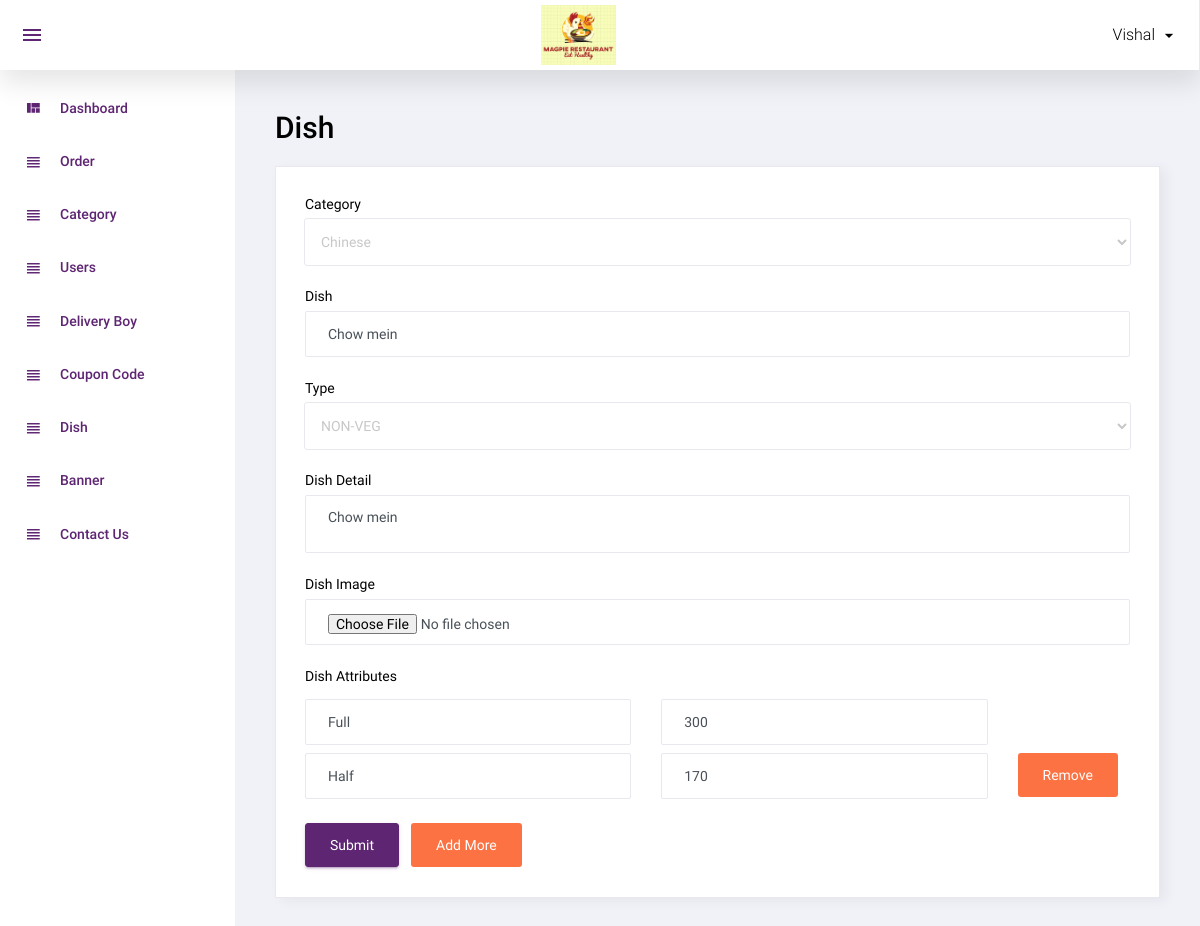
/admin/manage_dish.php?id=3 (signed in), run on the app's committed database.
### tables this page shows
CREATE TABLE `dish` (
  `id` int(11) NOT NULL,
  `category_id` int(11) NOT NULL,
  `dish` varchar(100) NOT NULL,
  `dish_detail` text NOT NULL,
  `image` varchar(100) NOT NULL,
  `type` enum('veg','non-veg') NOT NULL,
  `status` int(11) NOT NULL,
  `added_on` datetime NOT NULL
);

CREATE TABLE `dish_details` (
  `id` int(11) NOT NULL,
  `dish_id` int(11) NOT NULL,
  `attribute` varchar(100) NOT NULL,
  `price` int(11) NOT NULL,
  `status` int(11) NOT NULL,
  `added_on` datetime NOT NULL
);

### function.inc.php (called while the page is built, shortened)
<?php
function get_safe_value($str)
{
  global $con;
  $str = mysqli_real_escape_string($con, $str);
  return $str;
}
?>

### admin/manage_dish.php (the view, shortened to what this page needs)
<?php
include('top.php');
$category_id = "";
$dish = "";
$dish_detail = "";
$type = "";
$id = "";
$image_status = 'required';
if (isset($_GET['id']) && $_GET['id'] > 0) {
	$id = get_safe_value($_GET['id']);
	$row = mysqli_fetch_assoc(mysqli_query($con, "select * from dish where id='$id'"));
	$category_id = $row['category_id'];
	$dish = $row['dish'];
	$type = $row['type'];
	$dish_detail = $row['dish_detail'];
	$image_status = '';
}
$res_category = mysqli_query($con, "select * from category where status='1' order by category asc");
$arrType = array("veg", "non-veg");
?>
<div class="row">
	<h1 class="grid_title ml10 ml15">Dish</h1>
	<div class="col-12 grid-margin stretch-card">
		<div class="card">
			<div class="card-body">
				<form class="forms-sample" method="post" enctype="multipart/form-data">
					<div class="form-group">
						<label for="exampleInputName1">Category</label>
						<select class="form-control" name="category_id" required>
							<?php
							while ($row_category = mysqli_fetch_assoc($res_category)) {
								if ($row_category['id'] == $category_id) {
									echo "<option value='" . $row_category['id'] . "' selected>" . $row_category['category'] . "</option>";
								} else {
									echo "<option value='" . $row_category['id'] . "'>" . $row_category['category'] . "</option>";
								}
							}
							?>
						</select>
					</div>
					<div class="form-group">
						<label for="exampleInputName1">Dish</label>
						<input type="text" class="form-control" placeholder="dish" name="dish" required value="<?php echo $dish ?>">
					</div>
					<div class="form-group">
						<label for="exampleInputName1">Type</label>
						<select class="form-control" name="type" required>
							<?php
							foreach ($arrType as $list) {
								if ($list == $type) {
									echo "<option value='$list' selected>" . strtoupper($list) . "</option>";
								} else {
									echo "<option value='$list'>" . strtoupper($list) . "</option>";
								}
							}
							?>
						</select>
					</div>
					<div class="form-group">
						<label for="exampleInputEmail3" required>Dish Detail</label>
						<textarea name="dish_detail" class="form-control" placeholder="Dish Detail"><?php echo $dish_detail ?></textarea>
					</div>
					<div class="form-group">
						<label for="exampleInputEmail3">Dish Image</label>
						<input type="file" class="form-control" placeholder="Dish Image" name="image" <?php echo $image_status ?>>
					</div>
					<div class="form-group" id="dish_box1">
						<label for="exampleInputEmail3">Dish Attributes</label>
						<?php if ($id == 0) { ?>
							<div class="row">
								<div class="col-5">
									<input type="text" class="form-control" placeholder="Attribute" name="attribute[]" required>
								</div>
								<div class="col-5">
									<input type="text" class="form-control" placeholder="Price" name="price[]" required>
								</div>
							</div>
							<?php } else {
							$dish_details_res = mysqli_query($con, "select * from dish_details where dish_id='$id'");
							$ii = 1;
							while ($dish_details_row = mysqli_fetch_assoc($dish_details_res)) {
							?>
								<div class="row mt8">
									<div class="col-5">
										<input type="text" class="form-control" placeholder="Attribute" name="attribute[]" required value="<?php echo $dish_details_row['attribute'] ?>">
									</div>
									<div class="col-5">
										<input type="text" class="form-control" placeholder="Price" name="price[]" required value="<?php echo $dish_details_row['price'] ?>">
									</div>
									<?php if ($ii != 1) {
									?>
										<div class="col-2"><button type="button" class="btn badge-danger mr-2" onclick="remove_more_new('<?php echo $dish_details_row['id'] ?>')">Remove</button></div>
									<?php
									}
									?>
								</div>
						<?php
								$ii++;
							}
						} ?>
					</div>
					<button type="submit" class="btn btn-primary mr-2" name="submit">Submit</button>
					<button type="button" class="btn badge-danger mr-2" onclick="add_more()">Add More</button>
				</form>
			</div>
		</div>
	</div>
</div>
<?php include('footer.php'); ?>

### data on the page
dish: dish "Chow mein", type "NON-VEG", dish_detail "Chow mein"
dish_details: attribute "Full", price "300"
dish_details: attribute "Half", price "170"

### other printed values
$_SESSION['ADMIN_USER'] "Vishal"
form field category_id "Chinese"
